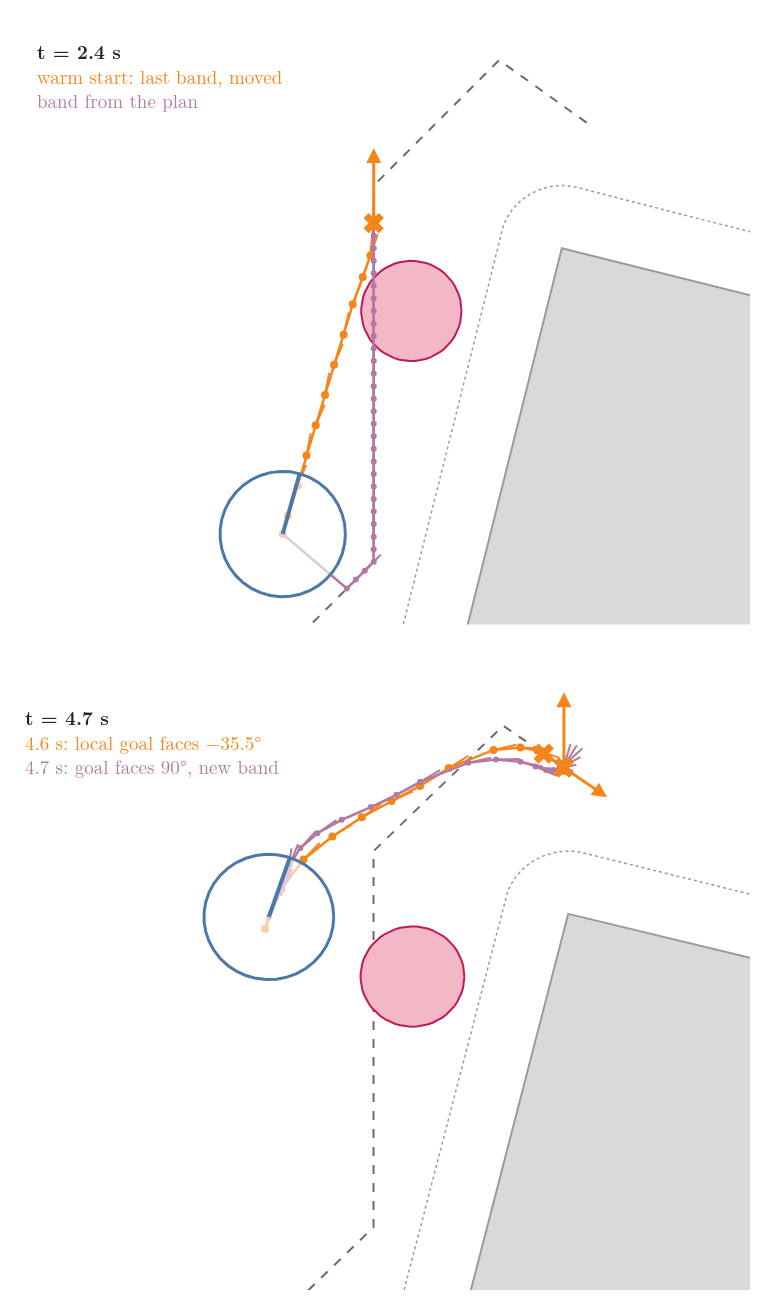

Write Python code to recreate this figure.
"""Step 3 on numbers. Top, 2.4 s: the two first guesses of the cycle, before any optimising. Orange: last cycle's band,
its passed poses dropped, its first pose moved to the robot and its last to the new local goal (the warm start);
purple: the band built from the global plan, a pose at every plan point. Both run through the person, who was not
there when they were made. Bottom, 4.7 s: the local goal (cross) has turned from -35.5 degrees to 90 degrees, more
than force_reinit_new_goal_angular (90 degrees), so the bands are dropped and a new one is built from the plan.
Orange: the band of 4.6 s; purple: the new band of 4.7 s after optimising. Run -> restart.png"""
import math
from pathlib import Path

import bandkit as bk
import numpy as np
import plotly.graph_objects as go
import roomdraw as rd
import tebkit as tk
from gifkit import BLUE, FONT, GREY, ORANGE, PURPLE
from plotly.subplots import make_subplots

here = Path(__file__).parent
P = tk.results()["person"]
c24, c46, c47 = P[24], P[46], P[47]
w, pb = c24["planner"]["warm"][0], c24["planner"]["plan_band"]
old = c46["planner"]["candidates"][c46["planner"]["best"]]
new = c47["planner"]["candidates"][c47["planner"]["best"]]
assert c47["planner"].get("reinit") and len(w.P) == 12 and len(pb.P) == 32
assert round(math.degrees(c46["goal"][2]), 1) == -35.5 and round(math.degrees(c47["goal"][2])) == 90

fig = make_subplots(rows=2, cols=1, vertical_spacing=0.04)
PLAN = tk.global_plan()


def arrow(g, rc):
    fig.add_annotation(x=g[0] + 0.3 * math.cos(g[2]), y=g[1] + 0.3 * math.sin(g[2]), ax=g[0], ay=g[1], xref=f"x{rc}",
                       yref=f"y{rc}", axref=f"x{rc}", ayref=f"y{rc}", showarrow=True, arrowhead=2, arrowwidth=3,
                       arrowcolor=ORANGE, text="")


for r, (c, a, b, la, lb) in enumerate(((c24, w, pb, "warm start: last band, moved", "band from the plan"),
                                       (c46, old, new, "4.6 s: local goal faces −35.5°",
                                        "4.7 s: goal faces 90°, new band")), start=1):
    rc = (r, 1)
    rd.room(fig, rc)
    fig.add_trace(go.Scatter(x=PLAN[:, 0], y=PLAN[:, 1], mode="lines", line=dict(color=GREY, width=2, dash="dash")),
                  row=r, col=1)
    if c["person"] is not None:
        rd.person(fig, bk.PERSON, bk.PERSON_R, rc, label=False)
    rd.band(fig, a.P, ORANGE, rc, size=8)
    rd.band(fig, b.P, PURPLE, rc, size=6)
    rd.robot(fig, *(c["x"] if r == 1 else c47["x"]), BLUE, rc)
    for g in ((c["goal"],) if r == 1 else (c46["goal"], c47["goal"])):
        fig.add_trace(go.Scatter(x=[g[0]], y=[g[1]], mode="markers", marker=dict(symbol="x", size=18, color=ORANGE)),
                      row=r, col=1)
        arrow(g, "" if r == 1 else "2")
    fig.add_annotation(x=1.4, y=3.85, xref=f"x{'' if r == 1 else 2}", yref=f"y{'' if r == 1 else 2}",
                       text=f"<b>t = {c['t'] if r == 1 else 4.7:.1f} s</b><br><span style='color:{ORANGE}'>{la}</span>"
                            f"<br><span style='color:{PURPLE}'>{lb}</span>", showarrow=False, xanchor="left",
                       yanchor="top", align="left", font=dict(size=19), bgcolor="rgba(255,255,255,0.9)")
    rd.zoom(fig, (1.35, 4.2), (1.5, 3.95), rc)
fig.update_layout(template="simple_white", font=FONT, width=760, height=1300, showlegend=False,
                  margin=dict(l=10, r=10, t=10, b=10))
fig.write_image(here / "restart.png")
